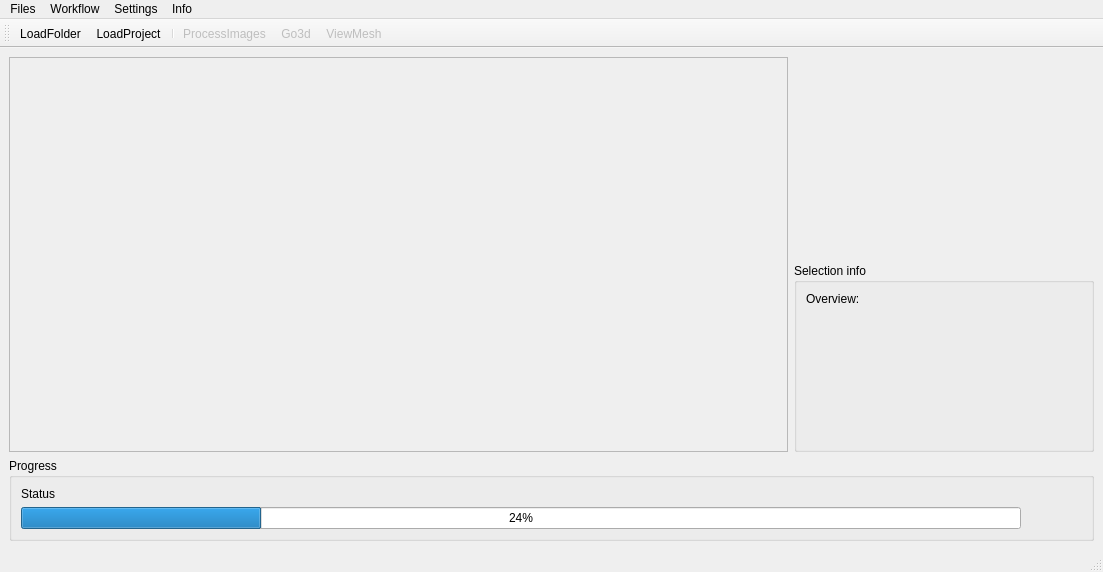
<?xml version="1.0" encoding="UTF-8"?>
<ui version="4.0">
 <class>MainWindow</class>
 <widget class="QMainWindow" name="MainWindow">
  <property name="geometry">
   <rect>
    <x>0</x>
    <y>0</y>
    <width>1103</width>
    <height>572</height>
   </rect>
  </property>
  <property name="windowTitle">
   <string>MainWindow</string>
  </property>
  <widget class="QWidget" name="centralwidget">
   <layout class="QGridLayout" name="gridLayout">
    <item row="0" column="0">
     <layout class="QVBoxLayout" name="verticalLayout">
      <item>
       <layout class="QHBoxLayout" name="horizontalLayout_3">
        <item>
         <widget class="QTreeView" name="treeView_files">
          <property name="enabled">
           <bool>false</bool>
          </property>
          <property name="maximumSize">
           <size>
            <width>16777215</width>
            <height>16777215</height>
           </size>
          </property>
         </widget>
        </item>
       </layout>
      </item>
     </layout>
    </item>
    <item row="0" column="1">
     <layout class="QVBoxLayout" name="verticalLayout_4">
      <item>
       <widget class="QLabel" name="label_img_top">
        <property name="minimumSize">
         <size>
          <width>300</width>
          <height>200</height>
         </size>
        </property>
        <property name="maximumSize">
         <size>
          <width>1677777</width>
          <height>16777215</height>
         </size>
        </property>
        <property name="text">
         <string/>
        </property>
       </widget>
      </item>
      <item>
       <widget class="QGroupBox" name="groupBox">
        <property name="title">
         <string>Selection info</string>
        </property>
        <layout class="QVBoxLayout" name="verticalLayout_3">
         <item>
          <widget class="QLabel" name="label_infos">
           <property name="sizePolicy">
            <sizepolicy hsizetype="Preferred" vsizetype="Preferred">
             <horstretch>0</horstretch>
             <verstretch>0</verstretch>
            </sizepolicy>
           </property>
           <property name="minimumSize">
            <size>
             <width>0</width>
             <height>0</height>
            </size>
           </property>
           <property name="text">
            <string>Overview:</string>
           </property>
           <property name="alignment">
            <set>Qt::AlignLeading|Qt::AlignLeft|Qt::AlignTop</set>
           </property>
           <property name="wordWrap">
            <bool>true</bool>
           </property>
          </widget>
         </item>
        </layout>
       </widget>
      </item>
     </layout>
    </item>
    <item row="1" column="0" colspan="2">
     <layout class="QVBoxLayout" name="verticalLayout_5">
      <item>
       <widget class="QGroupBox" name="groupBox_2">
        <property name="title">
         <string>Progress</string>
        </property>
        <layout class="QVBoxLayout" name="verticalLayout_2">
         <item>
          <widget class="QLabel" name="label_status">
           <property name="minimumSize">
            <size>
             <width>200</width>
             <height>0</height>
            </size>
           </property>
           <property name="maximumSize">
            <size>
             <width>1677777</width>
             <height>16777215</height>
            </size>
           </property>
           <property name="text">
            <string>Status</string>
           </property>
          </widget>
         </item>
         <item>
          <widget class="QProgressBar" name="progressBar">
           <property name="minimumSize">
            <size>
             <width>301</width>
             <height>0</height>
            </size>
           </property>
           <property name="maximumSize">
            <size>
             <width>1000</width>
             <height>16777215</height>
            </size>
           </property>
           <property name="value">
            <number>24</number>
           </property>
          </widget>
         </item>
        </layout>
       </widget>
      </item>
     </layout>
    </item>
   </layout>
  </widget>
  <widget class="QMenuBar" name="menubar">
   <property name="geometry">
    <rect>
     <x>0</x>
     <y>0</y>
     <width>1103</width>
     <height>21</height>
    </rect>
   </property>
   <widget class="QMenu" name="menuFiles">
    <property name="title">
     <string>Files</string>
    </property>
    <addaction name="actionLoadFolder"/>
    <addaction name="actionLoadProject"/>
   </widget>
   <widget class="QMenu" name="menuInfo">
    <property name="title">
     <string>Info</string>
    </property>
    <addaction name="actionAbout"/>
   </widget>
   <widget class="QMenu" name="menuWorkflow">
    <property name="title">
     <string>Workflow</string>
    </property>
    <addaction name="actionLoadFolder"/>
    <addaction name="actionProcessImages"/>
    <addaction name="actionGo3D"/>
   </widget>
   <widget class="QMenu" name="menuSettings">
    <property name="title">
     <string>Settings</string>
    </property>
    <addaction name="actionAgisoft_license_path"/>
   </widget>
   <addaction name="menuFiles"/>
   <addaction name="menuWorkflow"/>
   <addaction name="menuSettings"/>
   <addaction name="menuInfo"/>
  </widget>
  <widget class="QStatusBar" name="statusbar"/>
  <widget class="QToolBar" name="toolBar">
   <property name="windowTitle">
    <string>toolBar</string>
   </property>
   <attribute name="toolBarArea">
    <enum>TopToolBarArea</enum>
   </attribute>
   <attribute name="toolBarBreak">
    <bool>false</bool>
   </attribute>
   <addaction name="actionLoadFolder"/>
   <addaction name="actionLoadProject"/>
   <addaction name="separator"/>
   <addaction name="actionProcessImages"/>
   <addaction name="actionGo3D"/>
   <addaction name="actionViewMesh"/>
  </widget>
  <action name="actionLoadFolder">
   <property name="text">
    <string>LoadFolder</string>
   </property>
   <property name="toolTip">
    <string>Load an image folder</string>
   </property>
  </action>
  <action name="actionLoadProject">
   <property name="text">
    <string>LoadProject</string>
   </property>
  </action>
  <action name="actionProcessImages">
   <property name="enabled">
    <bool>false</bool>
   </property>
   <property name="text">
    <string>ProcessImages</string>
   </property>
  </action>
  <action name="actionGo3D">
   <property name="enabled">
    <bool>false</bool>
   </property>
   <property name="text">
    <string>Go3d</string>
   </property>
  </action>
  <action name="actionAbout">
   <property name="text">
    <string>About</string>
   </property>
  </action>
  <action name="actionViewMesh">
   <property name="enabled">
    <bool>false</bool>
   </property>
   <property name="text">
    <string>ViewMesh</string>
   </property>
  </action>
  <action name="actionAgisoft_license_path">
   <property name="text">
    <string>Agisoft license path</string>
   </property>
  </action>
 </widget>
 <resources/>
 <connections/>
</ui>
